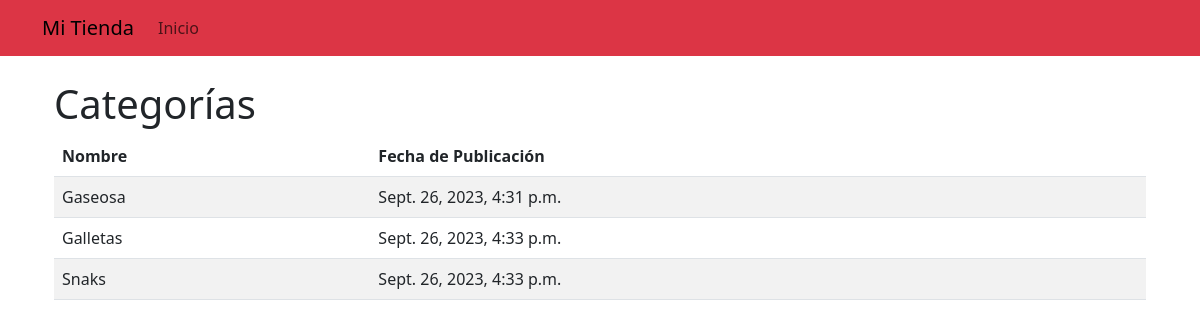
The page /tienda/categorias/ on the database its author committed.
### tienda/models.py (models this page shows, shortened)
class Categoria(models.Model):
    nombre = models.CharField(max_length=200)
    pub_date = models.DateTimeField('date published')

### tienda/views.py (the view)
# urls.py: path('categorias/', views.lista_categorias, name='lista_categorias'),
def lista_categorias(request):
    categorias = Categoria.objects.all()
    return render(request, 'tienda/categorias.html', {'categorias': categorias})

### tienda/templates/tienda/categorias.html
{% extends "tienda/header.html" %}
{% block content %}
<div class="container">
    <h1>Categorías</h1>
    <table class="table table-striped">
        <thead>
            <tr>
                <th>Nombre</th>
                <th>Fecha de Publicación</th>
            </tr>
        </thead>
        <tbody>
            {% for categoria in categorias %}
            <tr>
                <td>{{ categoria.nombre }}</td>
                <td>{{ categoria.pub_date }}</td>
            </tr>
            {% empty %}
            <tr>
                <td colspan="2">No hay categorías disponibles.</td>
            </tr>
            {% endfor %}
        </tbody>
    </table>
</div>
{% endblock %}

### rows shown on the page
Categoria: nombre "Gaseosa", pub_date "Sept. 26, 2023, 4:31 p.m."
Categoria: nombre "Galletas", pub_date "Sept. 26, 2023, 4:33 p.m."
Categoria: nombre "Snaks", pub_date "Sept. 26, 2023, 4:33 p.m."
